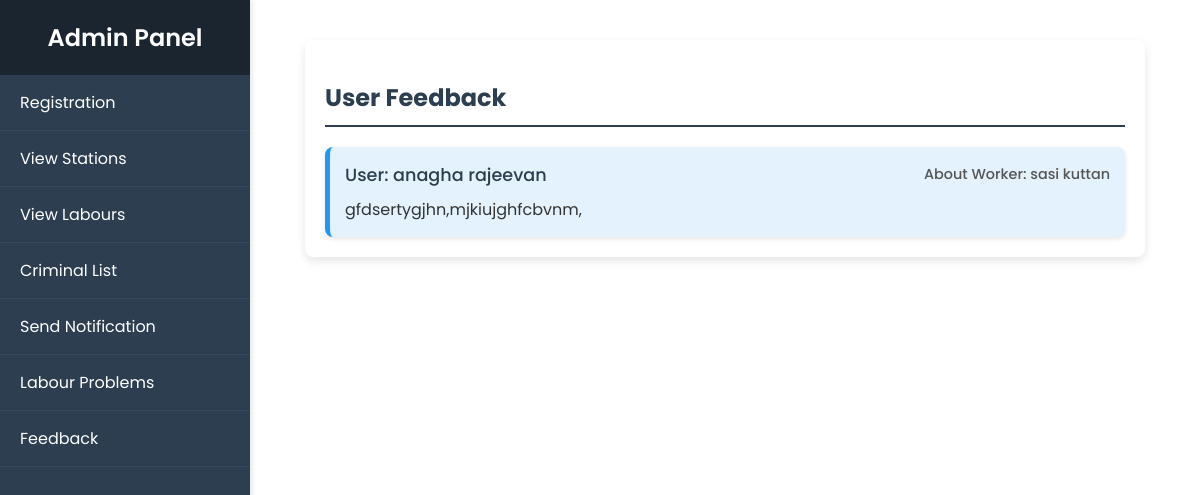
Page /my_admin/userfeedback on the earlier database version.
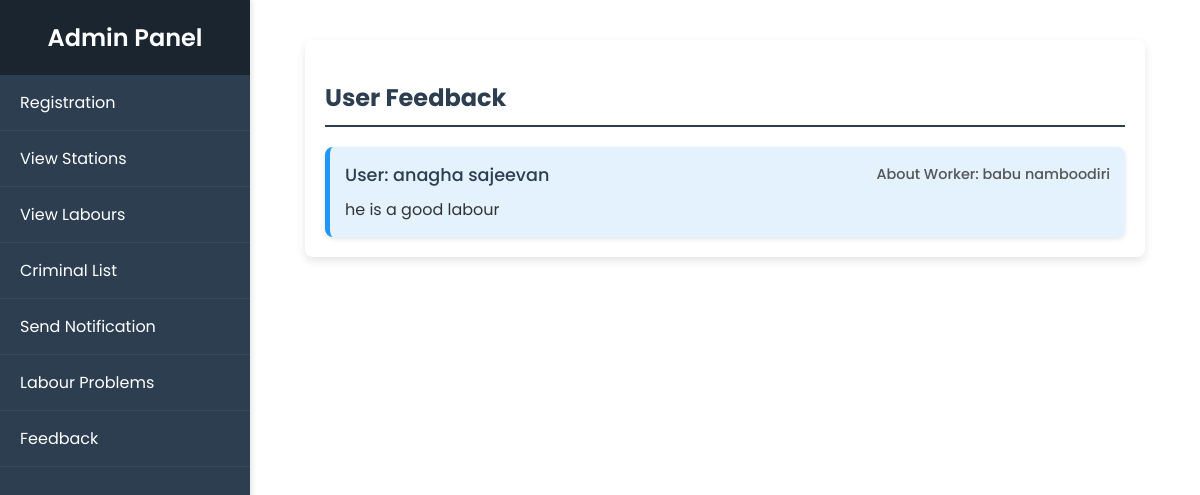
Same page on the later database version.
### public/models.py (models this page shows, shortened)
class LabourFeedback(models.Model):
    user=models.ForeignKey(UserDetails,on_delete=models.CASCADE,null=True,blank=True)
    labour=models.ForeignKey(LabourDetails,on_delete=models.CASCADE,null=True,blank=True)
    feedback=models.TextField(null=True,blank=True)
    created_at=models.DateField(auto_now_add=True)

class UserDetails(models.Model):
    name=models.CharField(max_length=55,null=True,blank=True)
    dob=models.DateField(null=True,blank=True)
    gender=models.CharField(max_length=33,blank=True,null=True,choices=[
        ('MALE', 'Male'),
        ('FEMALE', 'Female')])
    phone=models.IntegerField(null=True,blank=True)
    address=models.TextField(null=True,blank=True)
    id_proof=models.ImageField(null=True,blank=True,upload_to='public_gallery')
    user_details=models.ForeignKey(LoginDetails,on_delete=models.CASCADE,blank=True,null=True)
    created_at=models.DateTimeField(auto_now_add=True)
    updated_at=models.DateTimeField(auto_now_add=True)
    def __str__(self):
        return self.name

### my_admin/models.py (models this page shows)
class LabourDetails(models.Model):
    gender=[
        ('MALE','male'),
        ('FEMALE','female'),
        ('OTHER','other')
    ]
    name=models.CharField(max_length=50,null=True,blank=True)
    age=models.DateField(null=True,blank=True)
    gender=models.CharField(max_length=50,null=True,blank=True,choices=gender)
    aadhar_no=models.IntegerField(null=True,blank=True)
    skills=models.CharField(max_length=600,null=True,blank=True)
    phone=models.CharField(max_length=20,null=True,blank=True)
    alternative_phone=models.CharField(max_length=20,null=True,blank=True)
    user_details=models.OneToOneField(LoginDetails,models.CASCADE,null=True,blank=True)
    photo = models.ImageField(null=True, blank=True, upload_to='labour_gallery')
    id_image = models.ImageField(null=True, blank=True, upload_to='labour_gallery')
    ration_card = models.ImageField(null=True, blank=True, upload_to='labour_gallery')
    updated_at = models.DateTimeField(auto_now_add=True)
    created_at = models.DateTimeField(auto_now_add=True)
    def __str__(self):
        return self.name

### my_admin/views.py (the view)
# urls.py: path('userfeedback',UserFeedback.as_view(),name='user_feed')
class UserFeedback(View):
    def get(self,request):
        data=LabourFeedback.objects.all()
        return render(request,'my_admin/view_feedback.html',{'back':data})

### template/my_admin/view_feedback.html (shortened to what this page needs)
{% extends 'my_admin/home.html' %}
{% block body %}
    <div class="feedback-container">
        {% if back %}
            <h2 class="section-title">User Feedback</h2>
            <div class="feedback-list">
                {% for data in back %}
                    <div class="feedback-card user-feedback">
                        <div class="feedback-header">
                            <span class="feedback-sender">User: {{ data.user }}</span>
                            <span class="feedback-about">About Worker: {{ data.labour }}</span>
                        </div>
                        <div class="feedback-content">
                            <p>{{ data.feedback }}</p>
                        </div>
                    </div>
                {% endfor %}
            </div>
        {% endif %}
    </div>
{% endblock %}

Differences in the rows shown:
removed LabourFeedback: user "anagha rajeevan", labour "sasi kuttan", feedback "gfdsertygjhn,mjkiujghfcbvnm,"
added LabourFeedback: user "anagha sajeevan", labour "babu namboodiri", feedback "he is a good labour"
